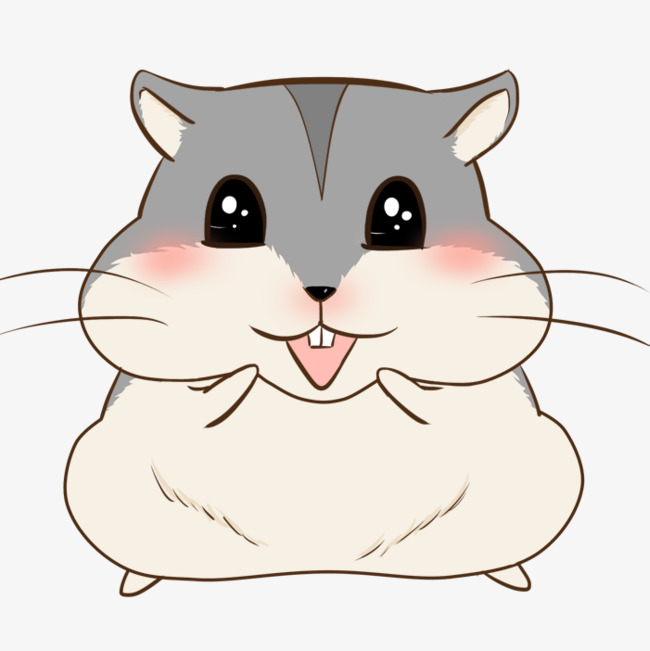
#> input picture mouse.jpg, 650 x 651 px
$ jupyter execute SVD.ipynb   (shell and % lines are left out)
#> lines starting #> are read from the running program, lines starting #| are printed output that depends on the picture
[cell 1]
import matplotlib.pyplot as plt
import matplotlib.image as mpimg
import numpy as np
import cv2

img_eg = mpimg.imread("mouse.jpg")
#> img_eg is the input picture: shape (651, 650, 3); mean R, G, B 227.2, 222.7, 217.7

img_eg = cv2.resize(img_eg, (400, 600))
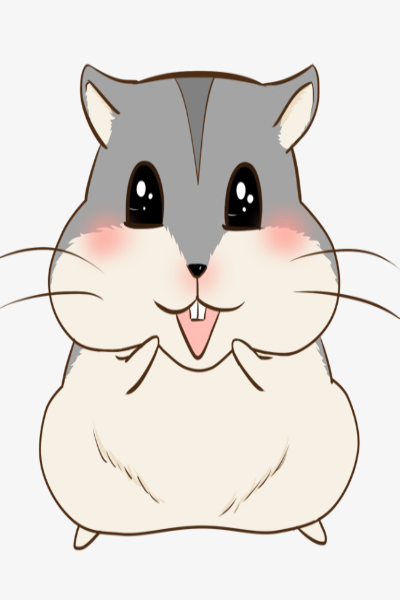
#> img_eg: shape (600, 400, 3); mean R, G, B 227.2, 222.7, 217.7
print(img_eg.shape)
#| (600, 400, 3)

[cell 2]
plt.imshow(img_eg)
plt.show()

[cell 3]
rows, cols, channel = img_eg.shape
#> rows = 600; cols = 400; channel = 3

[cell 4]
img_temp = img_eg.reshape(rows, cols * channel)
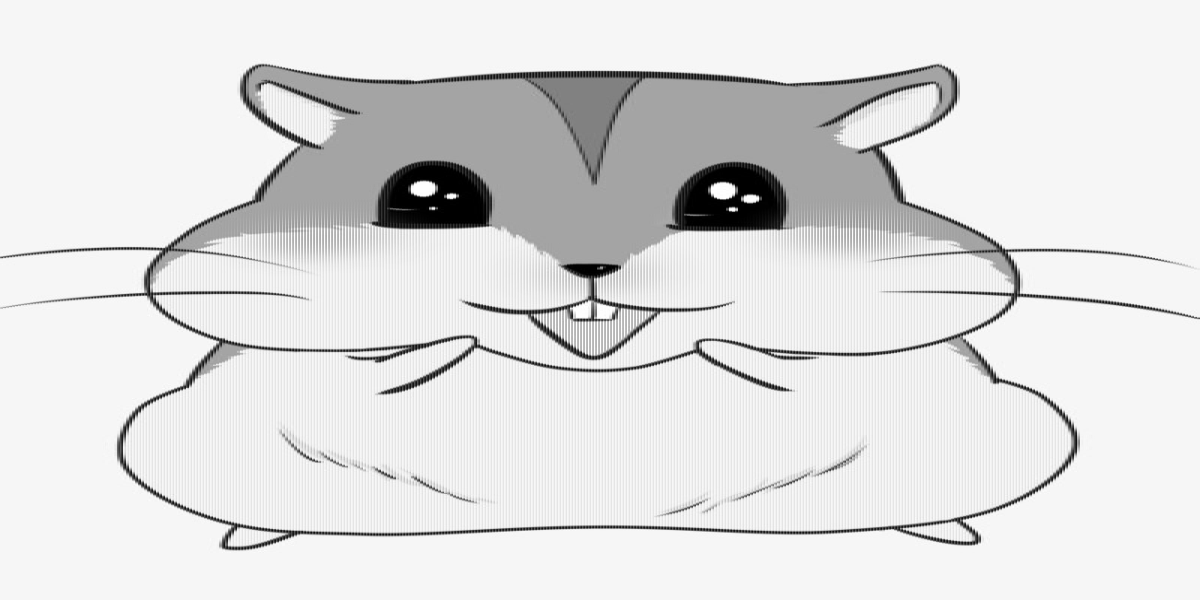
#> img_temp: shape (600, 1200); min 0, max 255, mean 222.5
U,Sigma,VT = np.linalg.svd(img_temp)
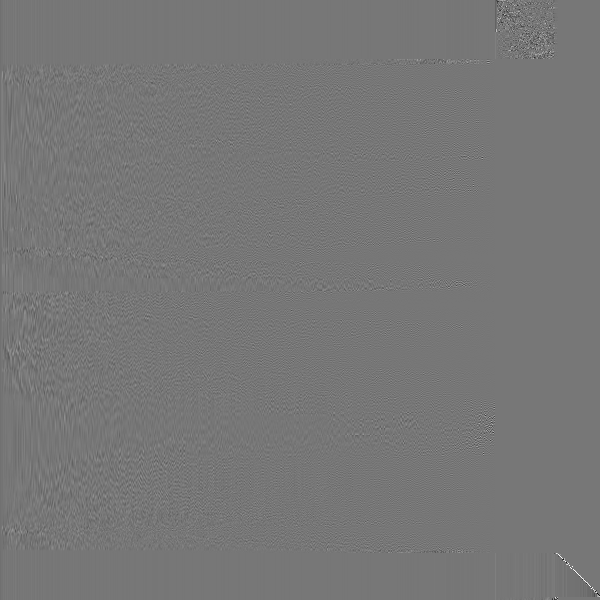
#> U: shape (600, 600) float64; min -0.866, max 0.987, mean -6.19e-05; drawn with min black and max white
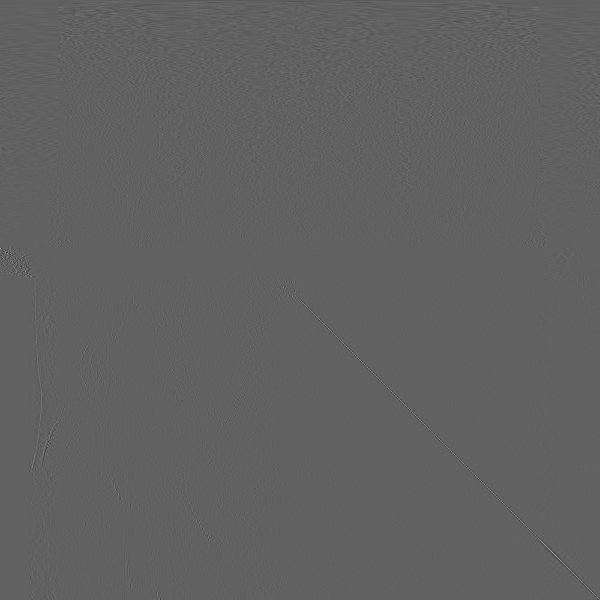
#> VT: shape (1200, 1200) float64 (shown at 1/2 size); min -0.572, max 0.927, mean -2.57e-05; drawn with min black and max white
#> Sigma = 600 values, max 190208.7 at index 0, min 1.9e-11 at index 497, mean 791
print(U.shape, Sigma.shape, VT.shape)
#| (600, 600) (600,) (1200, 1200)

[cell 5]
# 取前60个奇异值
sval_nums = 10
img_restruct1 = (U[:,0:sval_nums]).dot(np.diag(Sigma[0:sval_nums])).dot(VT[0:sval_nums,:])
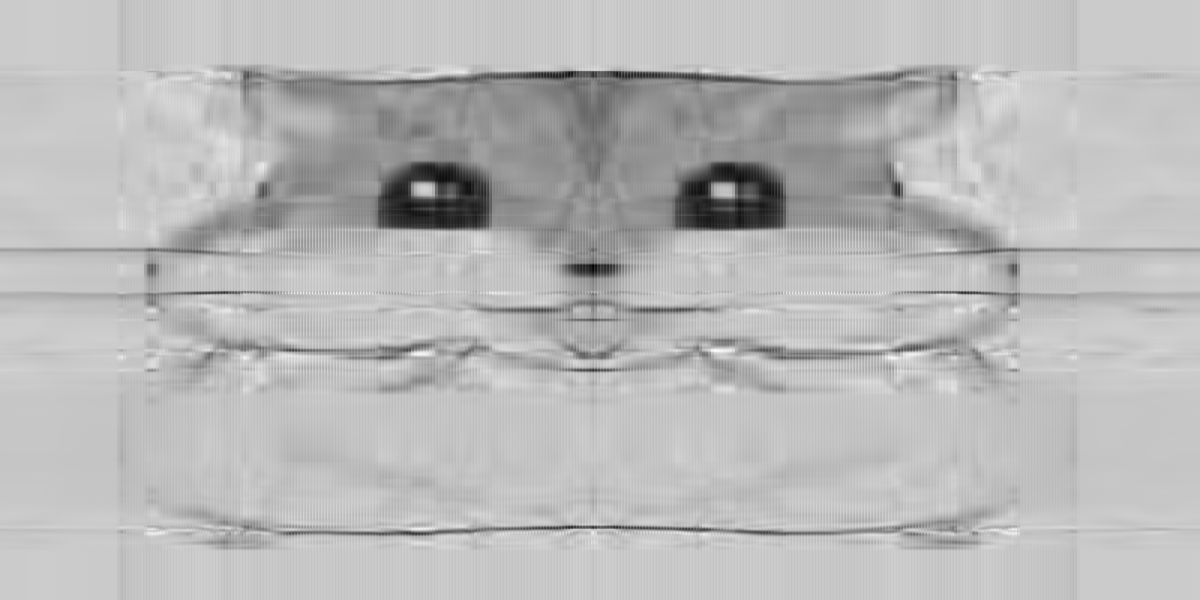
#> img_restruct1: shape (600, 1200) float64; min -58.19, max 328.2, mean 222.5; drawn with min black and max white
img_restruct1 = img_restruct1.reshape(600,400,3)
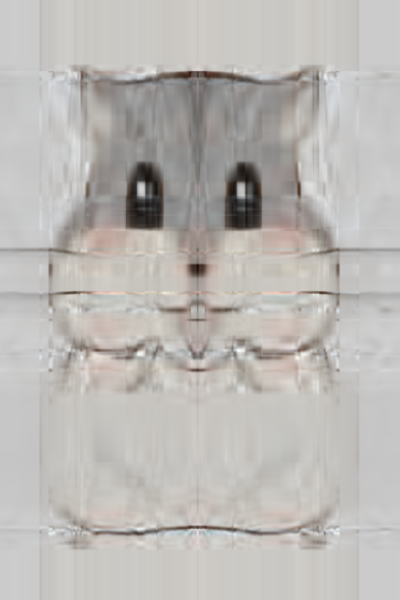
#> img_restruct1: shape (600, 400, 3) float64; mean of channels 0, 1, 2 227.1, 222.7, 217.7; drawn with min black and max white

# 取前120个奇异值
sval_nums = 120
img_restruct2 = (U[:,0:sval_nums]).dot(np.diag(Sigma[0:sval_nums])).dot(VT[0:sval_nums,:])
img_restruct2 = img_restruct2.reshape(600,400,3)
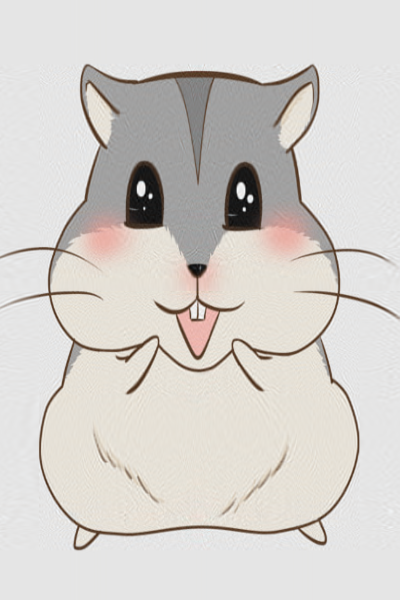
#> img_restruct2: shape (600, 400, 3) float64; mean of channels 0, 1, 2 227.2, 222.7, 217.7; drawn with min black and max white

[cell 6]
fig, ax = plt.subplots(3,1,figsize = (16,16))

ax[0].imshow(img_eg)
ax[0].set(title = "src")
ax[1].imshow(img_restruct1.astype(np.uint8))
ax[1].set(title = "nums of sigma = 60")
ax[2].imshow(img_restruct2.astype(np.uint8))
ax[2].set(title = "nums of sigma = 120")
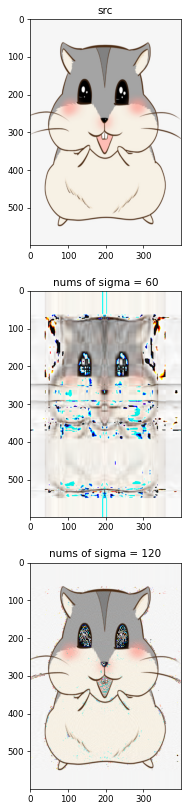
#> figure drawn by matplotlib, 3 panels
